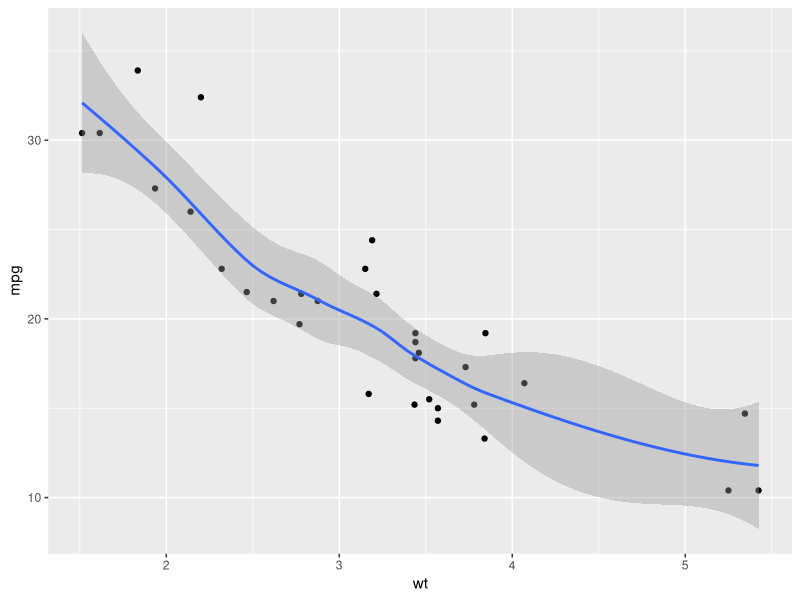

R code for this plot:
library(tidyverse)
library(broom)
library(cowplot)

head(mtcars)

response <- names(mtcars)[1:4]
expl <- names(mtcars)[5:7]

response <- set_names(response)
expl <- set_names(expl)

plot=function(x,y){
  ggplot(data = mtcars,aes(x = .data[[x]],y = .data[[y]]))+
    geom_point()+geom_smooth()
}

# Create plot

plot(x = 'wt',y = 'mpg')



# Looping through one vector

elev_plot <- map(.x = expl,.f = ~plot(x = .x,y ='mpg'))


# Looping through both Vector

all_plot <- map(.x = response,.f = ~map(.x = expl,.f = plot,y=.x))

# Create a plot grid

resp_expl <- tidyr::expand_grid(expl,response)


all_plot2 <- pmap(.l = resp_expl,.f = ~plot(x = .x,y = .y))


